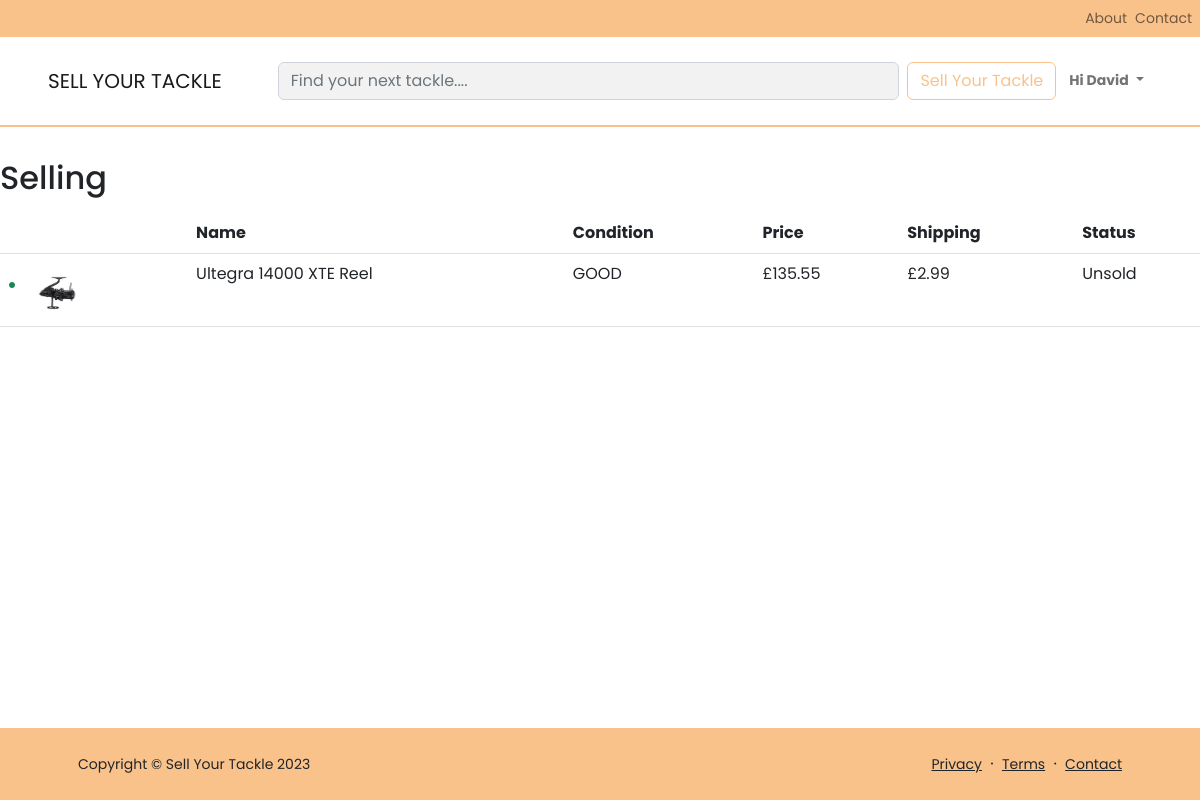
Before: /auth/selling/ (signed in) with the older database file.
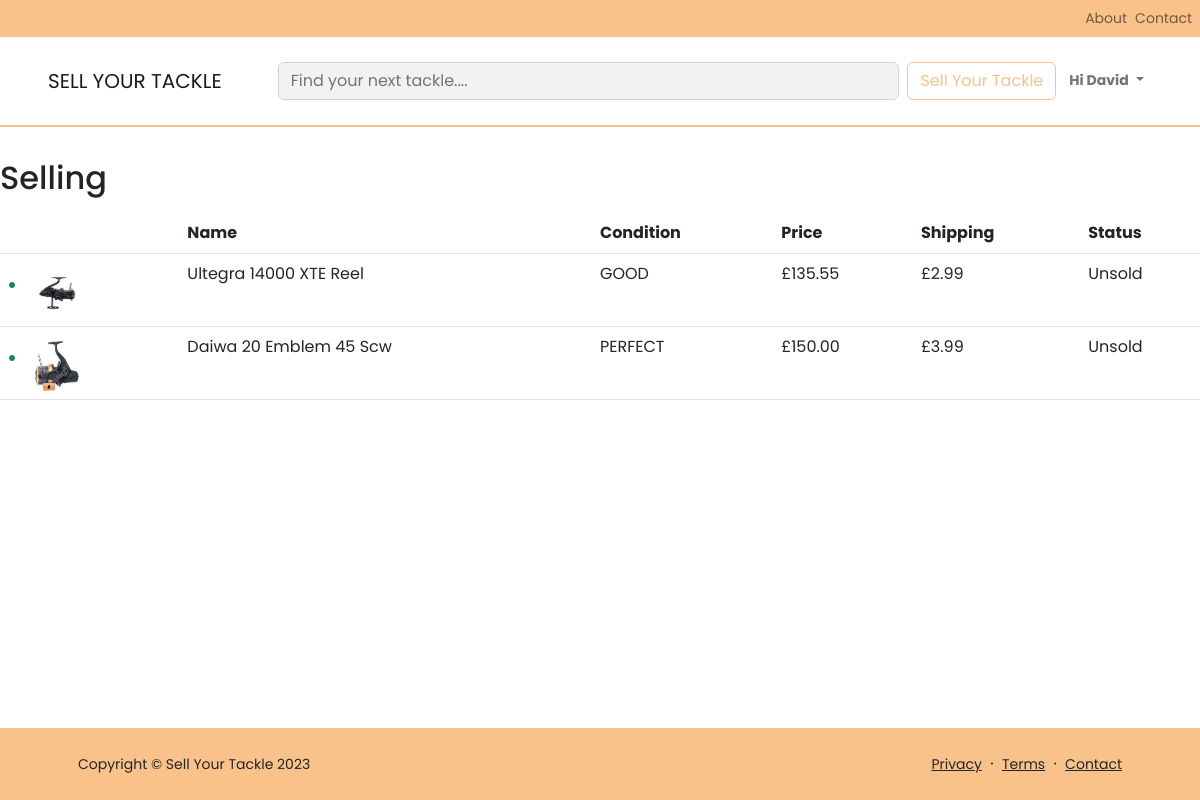
After: the same page with the newer database file.
### tackle/models.py (models this page shows, shortened)
class Product(models.Model):
    brand = models.ForeignKey(Brand, on_delete=models.CASCADE)
    category = models.ForeignKey(Category, on_delete=models.CASCADE)
    name = models.CharField(max_length=200)
    slug = models.SlugField(max_length=210, unique=True)
    variation1 = models.CharField(max_length=100, blank=True, null=True)
    variation2 = models.CharField(max_length=100, blank=True, null=True)
    condition = models.CharField(max_length=100, choices=Condition.choices)
    description = models.TextField(blank=True, null=True)
    user = models.ForeignKey(settings.AUTH_USER_MODEL, on_delete=models.CASCADE)
    created_at = models.DateTimeField(auto_now_add=True)
    price = models.DecimalField(max_digits=10, decimal_places=2, default=Decimal('0.00'))
    shipping = models.DecimalField(max_digits=10, decimal_places=2, default=Decimal('0.00'))
    financial_status = models.CharField(
        max_length=10,
        choices=FinancialStatus.choices,
        default=FinancialStatus.UNSOLD
    )
    visibility = models.CharField(
        max_length=5,
        choices=ProductVisibility.choices,
        default=ProductVisibility.DRAFT
    )

### auth_app/views.py (the view)
# urls.py: path('selling/', Selling.as_view(), name='selling'),
@method_decorator(login_required, name='dispatch')
class Selling(View):
    template_name = 'selling.html'
    def get(self, request, *args, **kwargs):
        user_products = Product.objects.filter(user=request.user)
        product_images = {}
        for product in user_products:
            first_image = ProductImage.objects.filter(product=product).first()
            if first_image:
                product_images[product.id] = first_image.image.url
        context = {
            'user_products': user_products,
            'product_images': product_images
        }
        return render(request, self.template_name, context)

### tackle/templatetags/custom_filters.py (called while the page is built)
@register.filter(name='lookup')
def lookup(value, arg):
    return LookupFilter(value)(arg)

    def __call__(self, arg):
        return self.value.get(arg)

### auth_app/templates/selling.html (shortened to what this page needs)
{% extends "base.html" %}
{% load custom_filters %}
{% block content %}
<h2 class="mb-3">Selling</h2>
<div class="row">
    <table class="table table-hover d-none d-md-table">
        <thead>
            <tr>
                <th></th>
                <th>Name</th>
                <th>Condition</th>
                <th>Price</th>
                <th>Shipping</th>
                <th>Status</th>
            </tr>
        </thead>
        <tbody>
            {% for product in user_products %}
            {% with image_url=product_images|lookup:product.id %}
            <tr onclick="window.location.href='{% url 'edit_product' product.id %}';">
                <td>
                    {% if product.visibility == 'live' %}
                    <i class="bi bi-dot text-success large-icon"></i>
                    {% else %}
                    <i class="bi bi-dot text-secondary large-icon"></i>
                    {% endif %}
                    {% if image_url %}
                    <img src="{{ image_url }}" alt="{{ product.name }}" class="product-image-table">
                    {% endif %}
                </td>
                <td>{{ product.name }}</td>
                <td>{{ product.condition }}</td>
                <td>£{{ product.price }}</td>
                <td>£{{ product.shipping }}</td>
                <td>{{ product.financial_status|capfirst }}</td>
            </tr>
            {% endwith %}
            {% endfor %}
        </tbody>
    </table>
</div>
{% endblock %}

Changed rows visible on the page:
added Product: visibility "live" (drawn), shows a picture, name "Daiwa 20 Emblem 45 Scw", condition "PERFECT", price "150.00", shipping "3.99", financial_status "Unsold"
